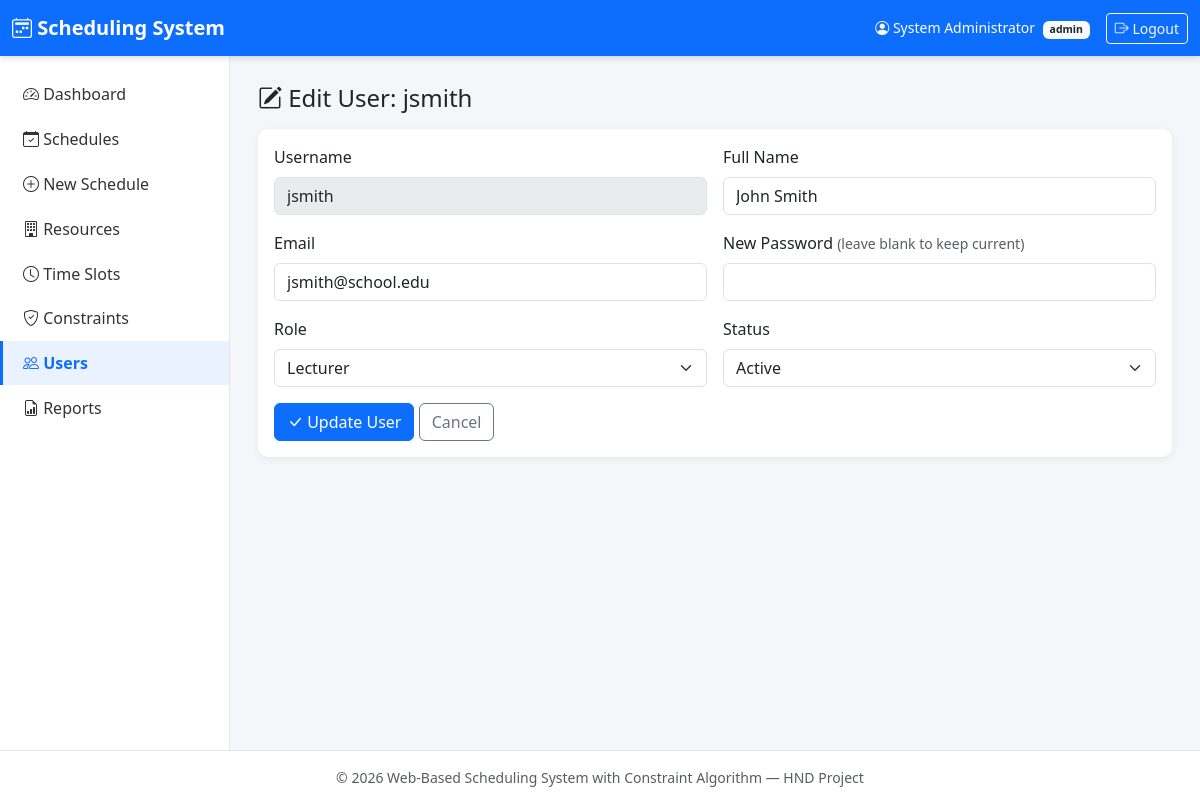
Page /users/edit_user.php?id=2 (signed in) on the committed database.
### tables this page shows
CREATE TABLE IF NOT EXISTS users (
    user_id     INT AUTO_INCREMENT PRIMARY KEY,
    username    VARCHAR(50)  NOT NULL UNIQUE,
    full_name   VARCHAR(100) NOT NULL,
    email       VARCHAR(100) DEFAULT NULL,
    password    VARCHAR(255) NOT NULL,            
    role        ENUM('admin','lecturer','staff') NOT NULL DEFAULT 'lecturer',
    status      ENUM('active','inactive') NOT NULL DEFAULT 'active',
    created_at  TIMESTAMP DEFAULT CURRENT_TIMESTAMP,
    INDEX idx_users_role (role)
);

### users/edit_user.php (the view, shortened to what this page needs)
<?php
require_once '../config/db.php';
$id = (int)($_GET['id'] ?? 0);
$stmt = mysqli_prepare($conn, "SELECT * FROM users WHERE user_id = ?");
mysqli_stmt_bind_param($stmt, "i", $id);
mysqli_stmt_execute($stmt);
$user = mysqli_fetch_assoc(mysqli_stmt_get_result($stmt));
require_once '../includes/header.php';
require_once '../includes/sidebar.php';
?>
<main class="app-content">
  <h4 class="mb-3"><i class="bi bi-pencil-square"></i> Edit User: <?php echo htmlspecialchars($user['username']); ?></h4>
  <div class="card">
    <div class="card-body">
      <form method="POST" class="needs-validation row g-3" novalidate>
        <div class="col-md-6">
          <label class="form-label">Username</label>
          <input type="text" class="form-control" value="<?php echo htmlspecialchars($user['username']); ?>" disabled>
        </div>
        <div class="col-md-6">
          <label class="form-label">Full Name</label>
          <input type="text" name="full_name" class="form-control" required value="<?php echo htmlspecialchars($user['full_name']); ?>">
        </div>
        <div class="col-md-6">
          <label class="form-label">Email</label>
          <input type="email" name="email" class="form-control" value="<?php echo htmlspecialchars($user['email']); ?>">
        </div>
        <div class="col-md-6">
          <label class="form-label">New Password <span class="text-muted small">(leave blank to keep current)</span></label>
          <input type="password" name="password" class="form-control" minlength="6">
        </div>
        <div class="col-md-6">
          <label class="form-label">Role</label>
          <select name="role" class="form-select" required>
            <?php foreach (['lecturer','staff','admin'] as $r): ?>
              <option value="<?php echo $r; ?>" <?php echo $user['role']===$r?'selected':''; ?>><?php echo ucfirst($r); ?></option>
            <?php endforeach; ?>
          </select>
        </div>
        <div class="col-md-6">
          <label class="form-label">Status</label>
          <select name="status" class="form-select" required>
            <?php foreach (['active','inactive'] as $s): ?>
              <option value="<?php echo $s; ?>" <?php echo $user['status']===$s?'selected':''; ?>><?php echo ucfirst($s); ?></option>
            <?php endforeach; ?>
          </select>
        </div>
        <div class="col-12">
          <button type="submit" class="btn btn-primary"><i class="bi bi-check-lg"></i> Update User</button>
          <a href="manage_users.php" class="btn btn-outline-secondary">Cancel</a>
        </div>
      </form>
    </div>
  </div>
</main>
<?php require_once '../includes/footer.php'; ?>

### css/style.css (style rules this page uses)
:root { --primary: #0d6efd; --secondary: #6c757d; --sidebar-width: 230px; }
body { background-color: #f4f6f9; font-family: 'Segoe UI', Arial, sans-serif; }
.app-content { flex: 1; padding: 1.75rem; min-width: 0; }
.card { border: none; border-radius: 10px; box-shadow: 0 2px 8px rgba(0,0,0,.06); }

### rows in the picture
users: username "jsmith", full_name "John Smith", email "jsmith@school.edu", role "Lecturer", status "Active"

### other values in the picture
$_SESSION['full_name'] "System Administrator"
$_SESSION['role'] "admin"
